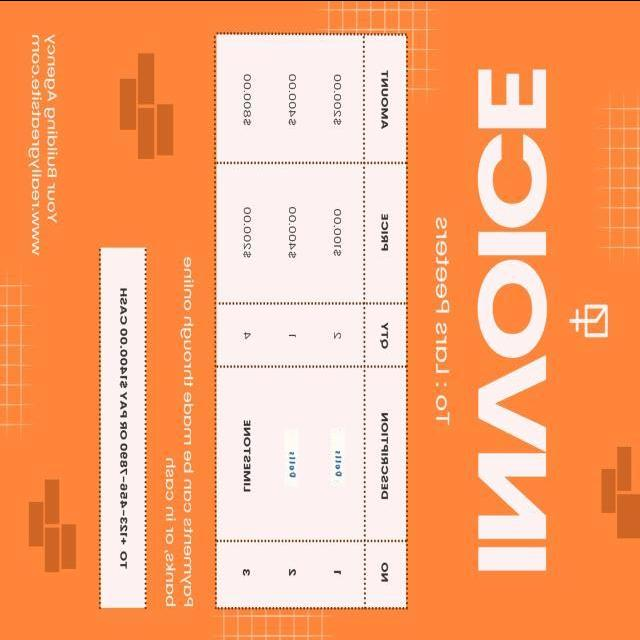
#> input picture data/Roboflow/train/0055-invoice_cm_01_jpg.rf.15Y001WuJyd5nzCRzP9w.jpg, 640 x 640 px; its folder holds only this picture in this run
$ python -i print_scan_detector.py   (imports and definitions only)   (older library calls are emulated)
#> lines starting #> are read from the running program, lines starting #| are printed output that depends on the picture; after the words box and inside, x2 and y2 are one past the last pixel; in counts of white or black regions, pixels touching at a corner belong together
#> further down, picture is the input picture: shape (640, 640, 3); mean B, G, R 122.6, 169.2, 248.1
"""
Print-Scan Attack Detector

Exposes:
  - PrintScanDetector class (used by visual_agent.py)
  - analyze() module-level function (for direct use)


Forensic rationale: A forger can bypass ELA and metadata checks by:
  1. Editing a document digitally (Photoshop etc.)
  2. Printing the edited document
  3. Scanning the printout
  4. Submitting the scan

The print→scan cycle:
  - Erases ALL digital compression history (ELA becomes useless)
  - Produces scanner EXIF (looks legitimate)
  - Introduces characteristic physical artifacts detectable in frequency domain

This module detects those physical print-scan artifacts using:
  a. Halftone pattern detection — FFT reveals dot patterns at 45°/75°/90°/105°
  b. Ink bleed detection — text edges blur in a characteristic way on paper
  c. Scan line artifacts — horizontal banding from CCD/CIS scanner sensors
  d. Moiré pattern detection — interference patterns from halftone + scanner aliasing

A confidence > 0.7 means "this is very likely a physical scan, not a digital original."
This is NOT a forgery indicator by itself — it means ELA analysis is unreliable.
"""
import numpy as np
import cv2
from loguru import logger


def analyze(image: np.ndarray) -> dict:
    """
    Analyze an image for print-scan artifacts.

    Args:
        image: BGR image as numpy array (from OpenCV).

    Returns:
        dict with keys:
            is_print_scan (bool): True if strong evidence of physical print+scan.
            confidence (float): 0.0-1.0 confidence in print-scan classification.
            signals (list[str]): Human-readable list of detected signals.
            details (dict): Per-method scores and parameters.
    """
    if image is None or image.size == 0:
        return {"is_print_scan": False, "confidence": 0.0, "signals": [], "details": {}}

    try:
        # Convert to grayscale for frequency-domain analysis
        if len(image.shape) == 3:
            gray = cv2.cvtColor(image, cv2.COLOR_BGR2GRAY)
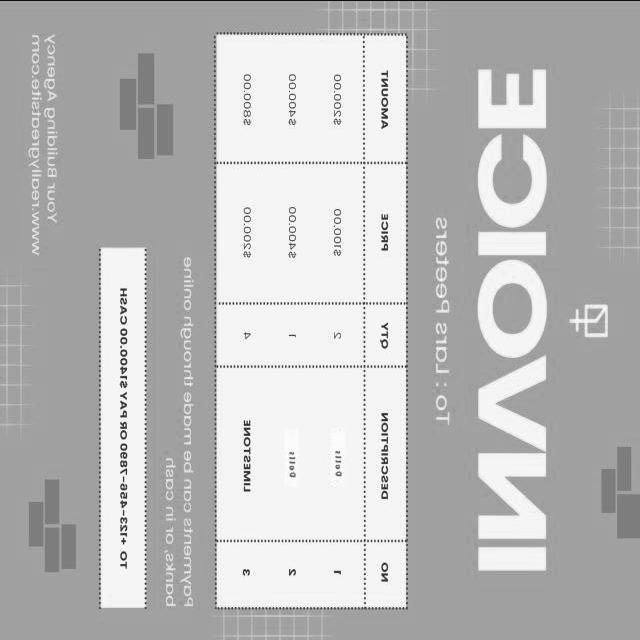
#> gray: shape (640, 640); min 10, max 255, mean 187.7
        else:
            gray = image.copy()

        gray = gray.astype(np.float32)

        signals = []
        scores = {}

        # --- Method A: Halftone Pattern Detection ---
        halftone_score, halftone_signals = _detect_halftone_patterns(gray)
        scores["halftone"] = halftone_score
        signals.extend(halftone_signals)

        # --- Method B: Ink Bleed Detection ---
        bleed_score, bleed_signals = _detect_ink_bleed(gray)
        scores["ink_bleed"] = bleed_score
        signals.extend(bleed_signals)

        # --- Method C: Scan Line Artifacts ---
        scanline_score, scanline_signals = _detect_scan_lines(gray)
        scores["scan_lines"] = scanline_score
        signals.extend(scanline_signals)

        # --- Method D: Moiré Pattern Detection ---
        moire_score, moire_signals = _detect_moire(gray)
        scores["moire"] = moire_score
        signals.extend(moire_signals)

        # Combined confidence — weighted average
        # Halftone is the most reliable indicator; moiré is a strong secondary.
        confidence = (
            0.35 * halftone_score
            + 0.25 * bleed_score
            + 0.20 * scanline_score
            + 0.20 * moire_score
        )
        confidence = float(np.clip(confidence, 0.0, 1.0))

        is_print_scan = confidence > 0.55

        logger.debug(
            f"PrintScanDetector: confidence={confidence:.3f}, "
            f"halftone={halftone_score:.2f}, bleed={bleed_score:.2f}, "
            f"scanlines={scanline_score:.2f}, moire={moire_score:.2f}"
        )

        return {
            "is_print_scan": is_print_scan,
            "confidence": confidence,
            "signals": signals,
            "details": scores,
        }

    except Exception as e:
        logger.warning(f"PrintScanDetector failed: {e}")
        return {"is_print_scan": False, "confidence": 0.0, "signals": [], "details": {}}


def _detect_halftone_patterns(gray: np.ndarray) -> tuple[float, list[str]]:
    """
    Detect halftone dot patterns using FFT frequency domain analysis.

    Printed documents use halftone screens to reproduce continuous tones.
    When scanned, these dot patterns produce periodic peaks in the frequency
    spectrum at specific angles: 45° (black), 75° (cyan), 90° (yellow), 105° (magenta).

    A digital-only document has no periodic dot structure — its FFT shows
    continuous spectra, not isolated angular peaks.
    """
    signals = []

    # Resize for consistent FFT analysis (performance + normalization)
    h, w = gray.shape
    target_size = 1024
    if max(h, w) > target_size:
        scale = target_size / max(h, w)
        gray_small = cv2.resize(gray, (int(w * scale), int(h * scale)))
    else:
        gray_small = gray

    # 2D FFT and shift zero-frequency to center
    fft = np.fft.fft2(gray_small)
    fft_shifted = np.fft.fftshift(fft)
    magnitude = np.abs(fft_shifted)

    # Log magnitude for better dynamic range
    magnitude_log = np.log1p(magnitude)
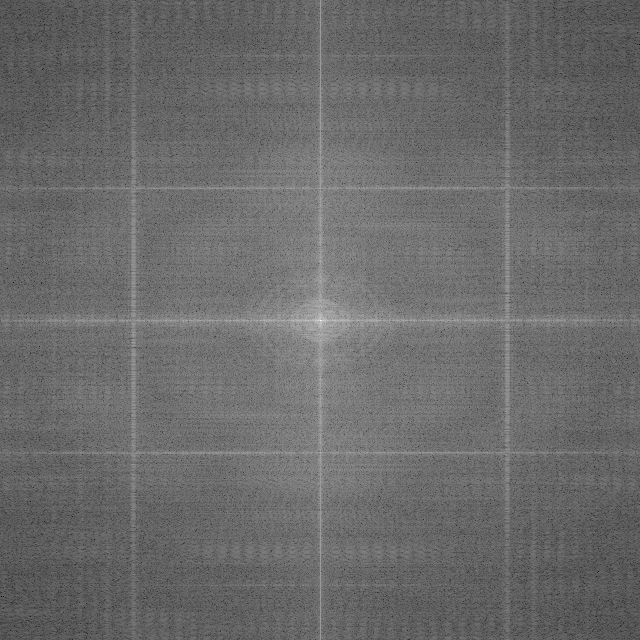
#> magnitude_log: shape (640, 640) float64; min 1.07, max 18.16, mean 8.24; drawn with min black and max white

    # Normalize
    mag_norm = magnitude_log / (magnitude_log.max() + 1e-8)

    fh, fw = mag_norm.shape
    cy, cx = fh // 2, fw // 2

    # Halftone screen frequencies typically appear at 20-80% of Nyquist.
    # Define an annular region (ring) to search for angular peaks.
    y_idx, x_idx = np.mgrid[0:fh, 0:fw]
    dist = np.sqrt((y_idx - cy) ** 2 + (x_idx - cx) ** 2)
    max_dist = min(cy, cx)

    # Look in 15-50% of max radius (typical halftone frequency range)
    ring_mask = (dist > 0.15 * max_dist) & (dist < 0.50 * max_dist)
    ring_region = mag_norm * ring_mask

    # Compute angular histogram to find periodic peaks
    angles = np.arctan2(y_idx - cy, x_idx - cx)
    angles_deg = np.degrees(angles) % 180  # Fold to 0-180° (symmetric)
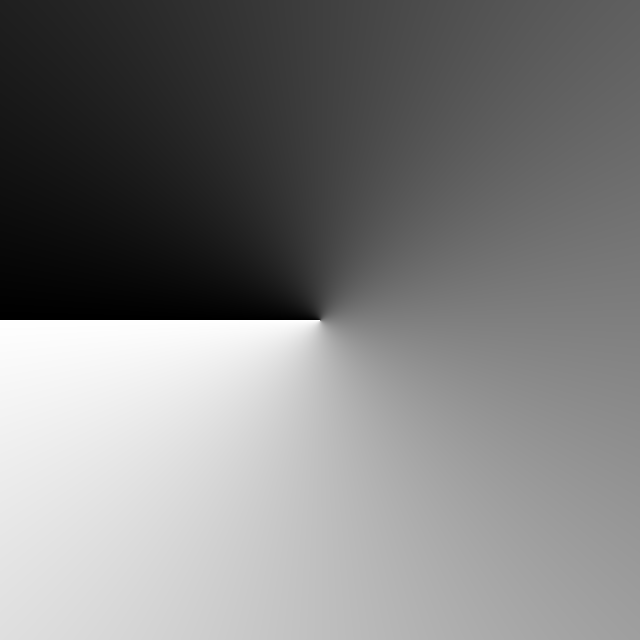
#> angles: shape (640, 640) float64; min -3.14, max 3.14, mean -1.92e-06; drawn with min black and max white

    n_bins = 36  # 5° per bin
    angle_bins = np.linspace(0, 180, n_bins + 1)
    bin_sums = np.zeros(n_bins)

    for i in range(n_bins):
        mask = (angles_deg >= angle_bins[i]) & (angles_deg < angle_bins[i + 1])
        bin_sums[i] = ring_region[mask & ring_mask].sum()
#> after the loop, bin_sums = 36 values, max 1184.3 at index 18, min 967.8 at index 26, mean 1028.6

    # Normalize bins
    bin_sums /= (bin_sums.max() + 1e-8)
#> bin_sums = 36 values, max 1 at index 18, min 0.817 at index 26, mean 0.869

    # Halftone screens produce peaks at 45°, 75°, 90°, 105° (±5°)
    halftone_angles = [45, 75, 90, 105]
    peak_count = 0
    for target_angle in halftone_angles:
        bin_idx = int(target_angle / 180 * n_bins) % n_bins
        # Check the bin and its neighbors
        neighborhood = [bin_idx - 1, bin_idx, bin_idx + 1]
        peak_val = max(bin_sums[i % n_bins] for i in neighborhood)
        if peak_val > 0.65:  # Strong angular peak
            peak_count += 1
#> this loop made 4 passes
#> peak_val on passes 1 to 4: 0.879, 0.899, 1, 0.895
#> after the loop, peak_count = 4

    # Additionally: check overall "peakiness" of the angular spectrum
    # A printed document has sharp peaks; digital has a flatter distribution.
    peak_ratio = bin_sums.max() / (bin_sums.mean() + 1e-8)
#> peak_ratio = 1.15

    halftone_score = 0.0
    if peak_count >= 2:
        halftone_score = min(1.0, 0.5 + 0.25 * (peak_count - 1))
#> halftone_score = 1
#> in analyze, `halftone_score, halftone_signals = _detect_halftone_patterns(gray)`: halftone_signals = 1 item
        signals.append(
            f"Halftone screen detected: {peak_count} angular peaks in FFT "
            f"(typical of printed+scanned documents)"
        )
    elif peak_ratio > 4.0:
        halftone_score = 0.35
        signals.append(
            f"Periodic frequency peaks detected (peak ratio {peak_ratio:.1f}x), "
            "possible halftone pattern"
        )

    return halftone_score, signals


def _detect_ink_bleed(gray: np.ndarray) -> tuple[float, list[str]]:
    """
    Detect ink bleed patterns characteristic of printed+scanned documents.

    When ink is printed on paper, it slightly bleeds beyond the intended boundary
    (capillary action). Under scanning, this creates a characteristic gradient
    profile at text edges: sharp on one side, blurred on the other.

    A digital document has mathematically sharp edges (no physical bleeding).
    We measure the asymmetry ratio: bleed σ on dark→light vs light→dark transitions.
    """
    signals = []

    # Binarize with Otsu to get text/background separation
    _, binary = cv2.threshold(
        gray.astype(np.uint8), 0, 255,
        cv2.THRESH_BINARY + cv2.THRESH_OTSU
    )
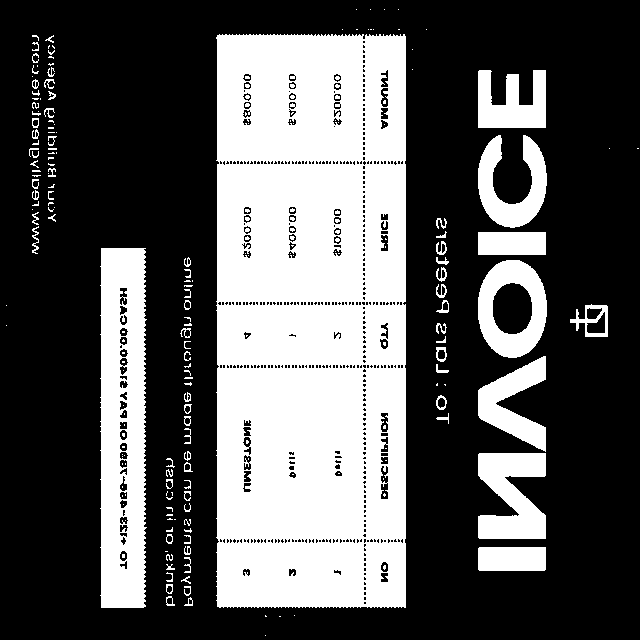
#> binary: shape (640, 640); 34.8% white; 224 white regions (144 under 20 px), largest, box (x1, y1, x2, y2) and area: (216, 34, 406, 608) 103159, (100, 248, 147, 608) 14708, (478, 453, 546, 539) 4213

    # Find edge pixels using Canny
    edges = cv2.Canny(gray.astype(np.uint8), 50, 150)
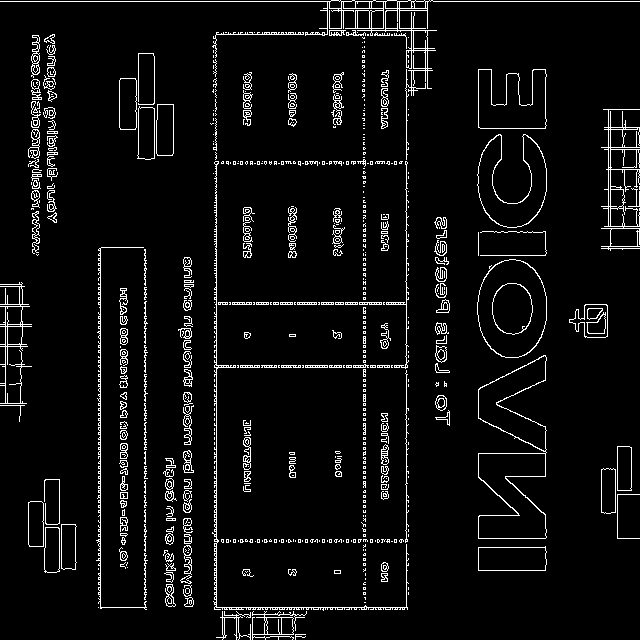
#> edges: shape (640, 640); 5.4% white in thin lines or dots
    if edges.sum() == 0:
        return 0.0, []

    # For each edge pixel, measure gradient profiles in 4 directions
    # Compare the slope leading into vs out of the edge
    kernel_size = 7
    laplacian = cv2.Laplacian(gray.astype(np.uint8), cv2.CV_64F, ksize=kernel_size)
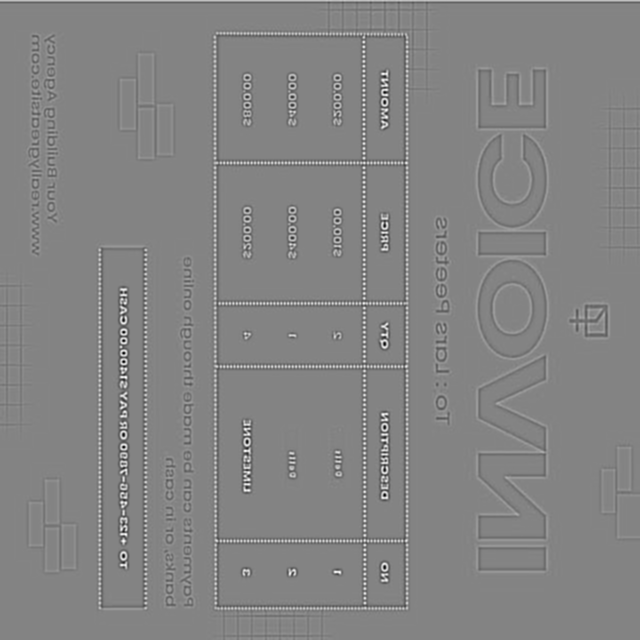
#> laplacian: shape (640, 640) float64; min -84558, max 78992, mean 31.1; drawn with min black and max white

    # Ink bleed creates characteristic Laplacian signature:
    # asymmetric response at dark→light edges vs light→dark
    edge_coords = np.where(edges > 0)
#> edge_coords = 22096 positions, rows 0 to 639, columns 0 to 639
    if len(edge_coords[0]) < 10:
        return 0.0, []

    # Sample up to 500 edge points for performance
    sample_size = min(500, len(edge_coords[0]))
#> sample_size = 500
    sample_idx = np.random.choice(len(edge_coords[0]), sample_size, replace=False)
#> sample_idx = 500 values, max 22027 at index 101, min 48 at index 375, mean 11393.6
    ys = edge_coords[0][sample_idx]
#> ys = 500 values, max 636 at index 101, min 1 at index 5, mean 316.7
    xs = edge_coords[1][sample_idx]
#> xs = 500 values, max 639 at index 324, min 0 at index 267, mean 296

    # Measure Laplacian values at edges — ink bleed creates asymmetric profiles
    lap_vals = np.abs(laplacian[ys, xs])
#> lap_vals = 500 values, max 58448 at index 290, min 12 at index 316, mean 10767.5
    lap_mean = float(np.mean(lap_vals))
#> lap_mean = 10767.5
    lap_std = float(np.std(lap_vals))
#> lap_std = 11382.5

    # Compute edge sharpness variance
    # Uniform sharpness = digital; high variance with right-skew = print-scan
    if lap_mean > 0:
        variation_coeff = lap_std / lap_mean
#> variation_coeff = 1.06
    else:
        return 0.0, []

    # Ink bleed also creates a specific dilation pattern around dark regions.
    # Check if dark regions (text) are slightly over-expanded vs the binary reference.
    kernel = np.ones((3, 3), np.uint8)
    dilated_binary = cv2.dilate(binary, kernel, iterations=1)
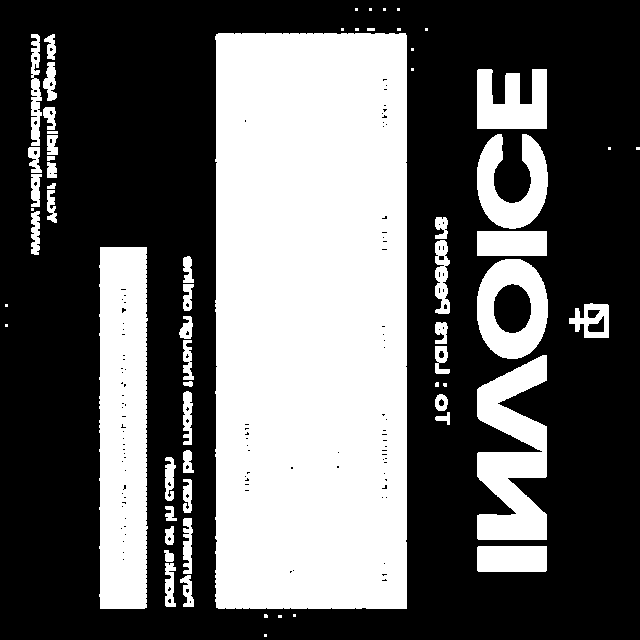
#> dilated_binary: shape (640, 640); 38.8% white; 65 white regions (21 under 20 px), largest, box (x1, y1, x2, y2) and area: (215, 33, 407, 609) 109831, (99, 247, 148, 609) 16892, (477, 355, 547, 540) 8168
    dilation_ratio = float(np.sum(dilated_binary < 128)) / (np.sum(binary < 128) + 1e-8)
#> dilation_ratio = 0.938

    bleed_score = 0.0
    if variation_coeff > 1.5 and dilation_ratio > 1.15:
        bleed_score = min(1.0, 0.3 + 0.3 * (variation_coeff - 1.5) + 0.2 * (dilation_ratio - 1.0))
        signals.append(
            f"Ink bleed pattern detected: edge sharpness CV={variation_coeff:.2f}, "
            f"dark region expansion={dilation_ratio:.2f}x (scan characteristic)"
        )
    elif variation_coeff > 1.2:
        bleed_score = 0.25
        signals.append(
            f"Mild edge sharpness variance (CV={variation_coeff:.2f}), possible print artifact"
        )

    return float(np.clip(bleed_score, 0.0, 1.0)), signals


def _detect_scan_lines(gray: np.ndarray) -> tuple[float, list[str]]:
    """
    Detect horizontal scan-line banding from CCD/CIS scanner sensors.

    Physical scanners move a linear CCD or CIS (Contact Image Sensor) array
    across the document. Slight variations in sensor gain or illumination across
    the scan head produce faint horizontal banding — rows that are systematically
    slightly brighter or darker than their neighbors.

    This banding is periodic and strictly horizontal (row-wise), unlike random noise.
    We detect it by analyzing row-wise intensity variance in a smoothed image.
    """
    signals = []

    h, w = gray.shape

    # Smooth slightly to reduce random noise
    smoothed = cv2.GaussianBlur(gray, (1, 5), 0)  # 1D vertical blur

    # Compute row-mean intensity profile
    row_means = smoothed.mean(axis=1)  # Shape: (h,)

    # Detrend: remove global illumination gradient
    x = np.arange(h, dtype=np.float64)
    # Linear fit to global trend
    coeffs = np.polyfit(x, row_means, 1)
    trend = np.polyval(coeffs, x)
    detrended = row_means - trend

    # FFT of the row profile to find periodic banding
    row_fft = np.abs(np.fft.rfft(detrended))
    freqs = np.fft.rfftfreq(h)

    if len(row_fft) < 5:
        return 0.0, []

    # Look for peaks in scanner-typical frequency range (5-50 cycles across doc height)
    scan_freq_min = 5 / h
    scan_freq_max = 50 / h
    freq_mask = (freqs > scan_freq_min) & (freqs < scan_freq_max)

    if freq_mask.sum() == 0:
        return 0.0, []

    fft_in_range = row_fft[freq_mask]
    fft_baseline = row_fft[~freq_mask & (freqs > 0)]

    peak_in_range = float(fft_in_range.max()) if len(fft_in_range) > 0 else 0.0
    baseline_mean = float(fft_baseline.mean()) if len(fft_baseline) > 0 else 1.0

    peak_ratio = peak_in_range / (baseline_mean + 1e-8)

    # Also check: variance of row means should be unusually high for scan bands
    row_variance = float(np.var(detrended))
    overall_variance = float(np.var(gray))
    variance_ratio = row_variance / (overall_variance + 1e-8)

    scanline_score = 0.0
    if peak_ratio > 5.0 and variance_ratio > 0.01:
        scanline_score = min(1.0, 0.4 + 0.15 * np.log10(peak_ratio))
        signals.append(
            f"Horizontal scan-line banding detected: peak ratio {peak_ratio:.1f}x "
            f"above baseline (scanner CCD/CIS artifact)"
        )
    elif peak_ratio > 3.0:
        scanline_score = 0.25
        signals.append(f"Mild horizontal banding (peak ratio {peak_ratio:.1f}x)")

    return float(np.clip(scanline_score, 0.0, 1.0)), signals


def _detect_moire(gray: np.ndarray) -> tuple[float, list[str]]:
    """
    Detect Moiré interference patterns from halftone + scanner aliasing.

    When a halftone pattern (printed dots) is scanned, the scanner's sampling
    grid interferes with the dot pattern grid, producing Moiré interference.
    This shows up as a low-frequency wave-like pattern overlaid on the image.

    Detection: bandpass filter in the spatial domain to isolate the Moiré frequency
    range (typically 2-15 cycles per image width for typical document DPI/scanning combos).
    Then check if the filtered signal has significant energy that is spatially coherent.
    """
    signals = []

    # Resize for consistent analysis
    h, w = gray.shape
    target = 512
    if max(h, w) > target:
        scale = target / max(h, w)
        gray_small = cv2.resize(gray, (int(w * scale), int(h * scale)))
    else:
        gray_small = gray.copy()

    # Bandpass filter: keep only Moiré frequency range
    # Moiré typically appears at 5-30 cycles per image dimension
    gray_blur_low = cv2.GaussianBlur(gray_small, (0, 0), sigmaX=3.0)
    gray_blur_high = cv2.GaussianBlur(gray_small, (0, 0), sigmaX=12.0)

    # Bandpassed signal = low_sigma − high_sigma
    bandpassed = gray_blur_low - gray_blur_high

    # Measure energy and spatial coherence of the bandpassed signal
    bp_variance = float(np.var(bandpassed))
    bp_mean_abs = float(np.mean(np.abs(bandpassed)))

    # Check for spatial coherence using 2D autocorrelation proxy:
    # compute local variance in blocks — Moiré has high regularity
    block_size = 32
    bh, bw = gray_small.shape
    block_vars = []
    for i in range(0, bh - block_size, block_size):
        for j in range(0, bw - block_size, block_size):
            block = bandpassed[i:i+block_size, j:j+block_size]
            block_vars.append(float(np.var(block)))

    if not block_vars:
        return 0.0, []

    block_var_cv = float(np.std(block_vars)) / (float(np.mean(block_vars)) + 1e-8)

    # Low CV means variance is uniform across blocks → coherent Moiré pattern
    # High CV means variance is concentrated in patches → not Moiré
    is_coherent = block_var_cv < 0.8

    moire_score = 0.0
    if bp_variance > 50.0 and is_coherent:
        moire_score = min(1.0, 0.35 + bp_mean_abs / 20.0)
        signals.append(
            f"Moiré interference pattern detected: bandpass energy={bp_variance:.1f}, "
            f"spatial coherence CV={block_var_cv:.2f} (halftone+scanner aliasing)"
        )
    elif bp_variance > 30.0:
        moire_score = 0.20
        signals.append(f"Mild interference pattern in bandpass signal (energy={bp_variance:.1f})")

    return float(np.clip(moire_score, 0.0, 1.0)), signals


class PrintScanDetector:
    """
    Class wrapper around the module-level analyze() function.

    Provides the class-based interface expected by visual_agent.py:
        detector = PrintScanDetector()
        result = detector.analyze(image)
    """

    # [13 lines left out: function analyze, not called in this run]

>>> import cv2
>>> picture = cv2.imread('../../data/Roboflow/train/0055-invoice_cm_01_jpg.rf.15Y001WuJyd5nzCRzP9w.jpg')
>>> result = analyze(picture)
#> in analyze, `bleed_score, bleed_signals = _detect_ink_bleed(gray)`: bleed_score = 0; bleed_signals = []
#> (the rest of the program and of its run is left out)
